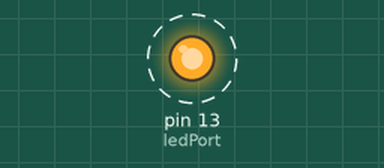
The sketch below on a simulated Arduino Uno, built with avr-gcc and run on an emulated ATmega328P. On the bench: output pins drawn as LEDs (lit = HIGH). Dashed ring = blinking.

Above: at 0.2 s.
Timing chart, 0 to 3.0 s (numbered marks = the images above):
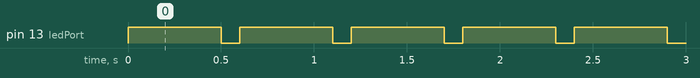

The sketch:

blink.ino
```cpp
const int ledPort = LED_BUILTIN;
const int ledOn = 500;
const int ledOff = 100;

void setup() {
  pinMode(ledPort, OUTPUT);
}

void loop() {
  digitalWrite(LED_BUILTIN, HIGH);
  delay(ledOn);
  digitalWrite(LED_BUILTIN, LOW);
  delay(ledOff);
}
```

Measured:
- by itself, pin 13 (ledPort): alternates HIGH for 0.50 s and LOW for 0.10 s
